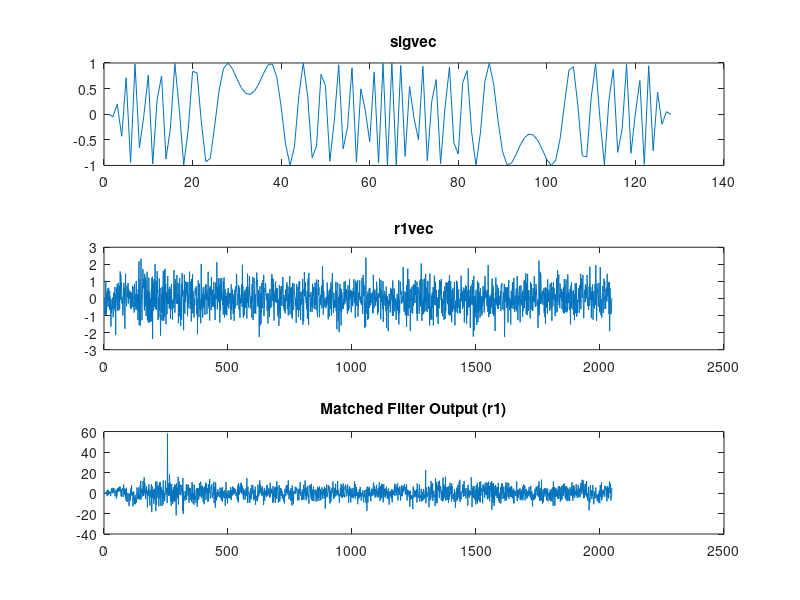
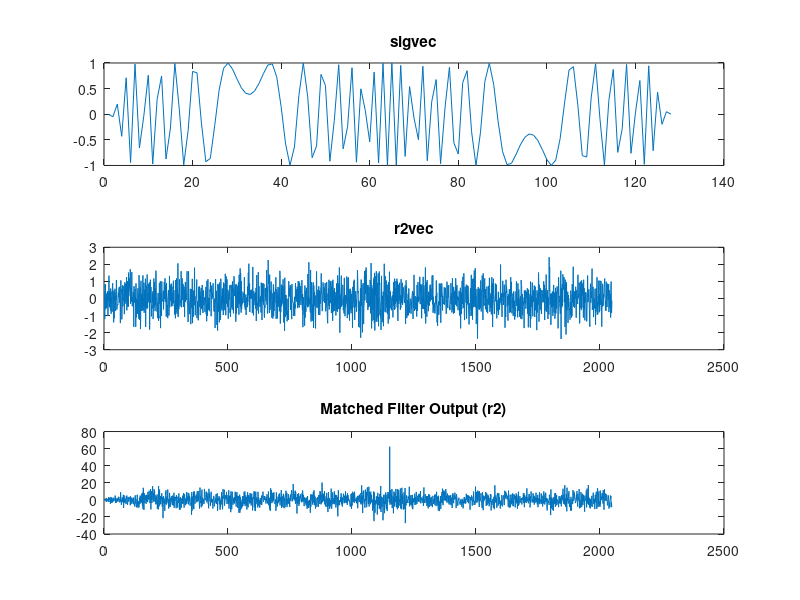
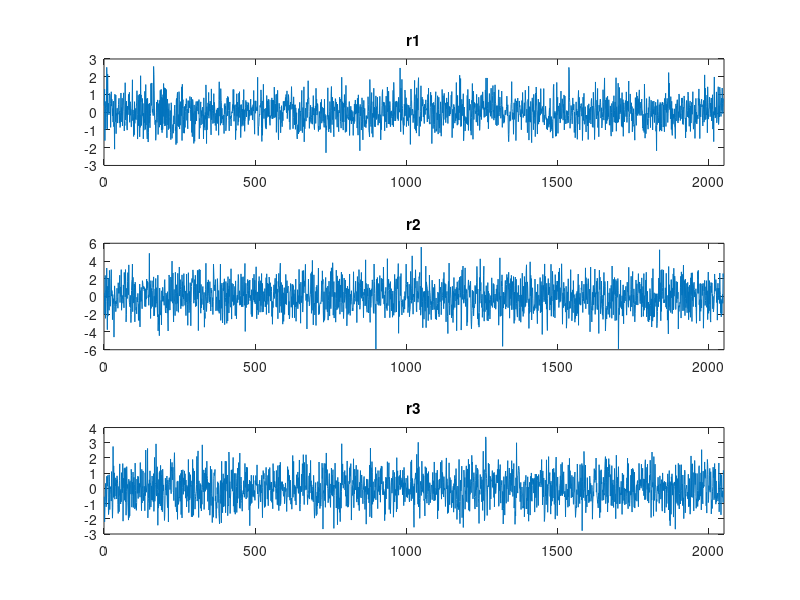

Source code (MATLAB) for these figures, in order: (Note: this script raises an error after producing the figures.)
% main.m – Radar Signal Processing (Matched Filter, Delay Estimation, and Target Localization)
% Author: Evyatar Alcalay
% Description:
% Implements matched filtering for radar signal processing,
% including MAP delay estimation, thresholding, and 2D target localization.

%% Question 1 – Basic Delay Estimation using Matched Filter

load('sigvec.mat');
load('delayedvecs.mat');

% Create matched filter coefficients (time-reversed signal)
matchedfiltcoeffs = sigvec(end:-1:1);

% Filter the received signals
filtout_r1 = filter(matchedfiltcoeffs, 1, r1vec);
filtout_r2 = filter(matchedfiltcoeffs, 1, r2vec);

% Plot signals and filter outputs
figure;
subplot(3,1,1); plot(sigvec); title('sigvec');
subplot(3,1,2); plot(r1vec); title('r1vec');
subplot(3,1,3); plot(filtout_r1); title('Matched Filter Output (r1)');

figure;
subplot(3,1,1); plot(sigvec); title('sigvec');
subplot(3,1,2); plot(r2vec); title('r2vec');
subplot(3,1,3); plot(filtout_r2); title('Matched Filter Output (r2)');

% MAP estimators (max of matched filter output)
[~, delay_r1vec] = max(filtout_r1);
[~, delay_r2vec] = max(filtout_r2);

% Adjust for MATLAB filter delay
delay_r1vec = delay_r1vec - length(sigvec);
delay_r2vec = delay_r2vec - length(sigvec);

fprintf('Q1 - MAP delay of r1vec: %d\n', delay_r1vec);
fprintf('Q1 - MAP delay of r2vec: %d\n', delay_r2vec);


%% Question 2 – MAP Estimation with Thresholding (δ < 1)

load('delayedvecsQ2.mat');

% Plot input vectors
figure;
subplot(3,1,1); plot(r1); title('r1'); xlim([0,2050]);
subplot(3,1,2); plot(r2); title('r2'); xlim([0,2050]);
subplot(3,1,3); plot(r3); title('r3'); xlim([0,2050]);

M = length(r1) - length(sigvec); % Number of possible delays
matchedfiltcoeffs = sigvec(end:-1:1);

% Filter
filtout_r1 = filter(matchedfiltcoeffs, 1, r1);
filtout_r2 = filter(matchedfiltcoeffs, 1, r2);
filtout_r3 = filter(matchedfiltcoeffs, 1, r3);

% Calculate MAP thresholds
threshold_r1 = calculate_threshold(sigvec, sigma2_1, delta1, M);
threshold_r2 = calculate_threshold(sigvec, sigma2_2, delta2, M);
threshold_r3 = calculate_threshold(sigvec, sigma2_3, delta3, M);

fprintf('Q2 - threshold_r1: %.2f\n', threshold_r1);
fprintf('Q2 - threshold_r2: %.2f\n', threshold_r2);
fprintf('Q2 - threshold_r3: %.2f\n', threshold_r3);

% Plot filter outputs
figure;
subplot(3,1,1); plot(filtout_r1); title('Matched Filter Output r1'); xlim([0,2050]);
subplot(3,1,2); plot(filtout_r2); title('Matched Filter Output r2'); xlim([0,2050]);
subplot(3,1,3); plot(filtout_r3); title('Matched Filter Output r3'); xlim([0,2050]);

% MAP estimation with thresholding
delay_r1 = delay_estimation(filtout_r1, M, threshold_r1) - length(sigvec);
delay_r2 = delay_estimation(filtout_r2, M, threshold_r2) - length(sigvec);
delay_r3 = delay_estimation(filtout_r3, M, threshold_r3); % r3 might be M (no signal)

fprintf('Q2 - MAP delay of r1: %d\n', delay_r1);
fprintf('Q2 - MAP delay of r2: %d\n', delay_r2);
fprintf('Q2 - MAP delay of r3: %d\n', delay_r3);


%% Question 3 – Radar Target Localization in 2D

load('radarreception.mat');

% Run the radar detection algorithm
[d1vec, d2vec, xvec, yvec] = radardetect(r1vec, r2vec, sigvec);

% Plot the estimated airplane trajectory
figure;
plot(xvec, yvec, 'LineWidth', 2);
title('Plane Location in X-Y coordinates');
xlabel('X [m]');
ylabel('Y [m]');
legend('Plane trajectory');
grid on;

% Calculate velocity vectors
vx = gradient(xvec);
vy = gradient(yvec);

% Plot velocity vectors over path
figure;
quiver(xvec, yvec, vx, vy, 'LineWidth', 1, 'MaxHeadSize', 0.1);
title('Plane Location and Velocity');
xlabel('X [m]');
ylabel('Y [m]');
legend('Velocity vectors');
grid on;


%% --- Supporting Functions ---

function [W_MAP_idx] = delay_estimation(Y_n, M, threshold)
    % Returns MAP estimate of delay given threshold
    [W_MAP_val, W_MAP_idx] = max(Y_n);
    if W_MAP_val < threshold
        W_MAP_idx = M; % signal did not return
    end
end

function threshold = calculate_threshold(sigvec, sigma2, delta, M)
    % Calculates MAP threshold for given signal, noise and return prob
    threshold = (norm(sigvec)^2)/2 + sigma2 * log(((1 - delta)/delta) * (M - 1));
end

function [d1vec, d2vec, xvec, yvec] = radardetect(r1vec, r2vec, sigvec)
    % Estimates target position using two-antenna radar setup

    % Constants
    FS = 5e6;       % samples/sec
    T = 4.096e-4;   % seconds between pulses
    delta = 3840;   % antenna spacing [m]
    c = 3e8;        % speed of light [m/s]

    N = length(r2vec) / (T * FS); % number of pulses

    % Reshape into pulses
    r1vec_resh = reshape(r1vec, [], N);
    r2vec_resh = reshape(r2vec, [], N);

    % Output vectors
    d1vec = zeros(N,1);
    d2vec = zeros(N,1);
    xvec = zeros(N,1);
    yvec = zeros(N,1);

    matchedfiltcoeffs = sigvec(end:-1:1);

    for i = 1:N
        r1_temp = r1vec_resh(:,i);
        r2_temp = r2vec_resh(:,i);

        % Matched filtering
        filtout_r1 = filter(matchedfiltcoeffs, 1, r1_temp);
        filtout_r2 = filter(matchedfiltcoeffs, 1, r2_temp);

        % Delay estimation
        [~, W_1] = max(filtout_r1);
        [~, W_2] = max(filtout_r2);
        W_1 = W_1 - length(sigvec);
        W_2 = W_2 - length(sigvec);
        d1vec(i) = W_1;
        d2vec(i) = W_2;

        % Convert to distance
        d1 = (W_1 * c) / FS;
        d2 = (W_2 * c) / FS;

        % Localization equations
        A = 0.25 * d1^2;
        B = (d2 - 0.5 * d1)^2;
        xvec(i) = (A - B)/(2 * delta) + delta / 2;
        yvec(i) = sqrt(max(0, A - xvec(i)^2));  % avoid complex result
    end
end
